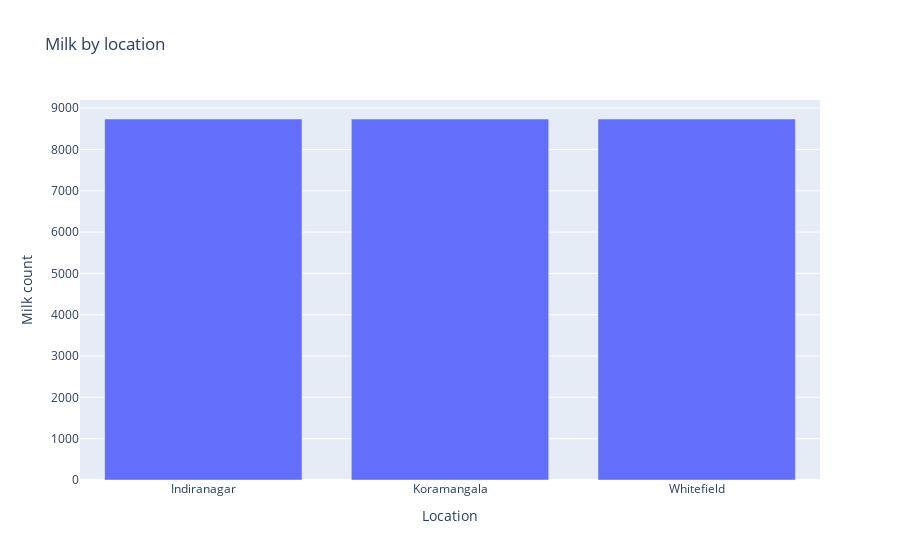

The notebook cell this image was saved under:
### Code cell
# Reset the index of 'milk_by_location' and rename the 'count' column to 'Milk count'
plot_data=milk_by_location.reset_index(name='Milk count')

# Create a bar plot
fig=px.bar(plot_data,x='Location',y='Milk count',
           title="Milk by location",
           labels={'Milk count':'Milk count','Location':'Location'})
fig.show()

### Figure 1 — Plotly figure (JSON) as saved in the notebook; plotly's stock layout.template omitted (floating-point values rounded to 4 significant figures)
{"data": [{"alignmentgroup": "True", "hovertemplate": "Location=%{x}<br>Milk count=%{y}<extra></extra>", "legendgroup": "", "marker": {"color": "#636efa", "pattern": {"shape": ""}}, "name": "", "offsetgroup": "", "orientation": "v", "showlegend": false, "textposition": "auto", "type": "bar", "x": ["Indiranagar", "Koramangala", "Whitefield"], "xaxis": "x", "y": [8737, 8736, 8736], "yaxis": "y"}], "layout": {"barmode": "relative", "legend": {"tracegroupgap": 0}, "title": {"text": "Milk by location"}, "xaxis": {"anchor": "y", "domain": [0, 1], "title": {"text": "Location"}}, "yaxis": {"anchor": "x", "domain": [0, 1], "title": {"text": "Milk count"}}}}
